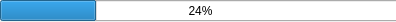
<?xml version="1.0" encoding="UTF-8"?>
<ui version="4.0">
 <class>Form</class>
 <widget class="QWidget" name="Form">
  <property name="geometry">
   <rect>
    <x>0</x>
    <y>0</y>
    <width>396</width>
    <height>22</height>
   </rect>
  </property>
  <property name="windowTitle">
   <string>Form</string>
  </property>
  <widget class="QProgressBar" name="progressBar">
   <property name="geometry">
    <rect>
     <x>0</x>
     <y>0</y>
     <width>401</width>
     <height>21</height>
    </rect>
   </property>
   <property name="value">
    <number>24</number>
   </property>
  </widget>
 </widget>
 <resources/>
 <connections/>
</ui>
